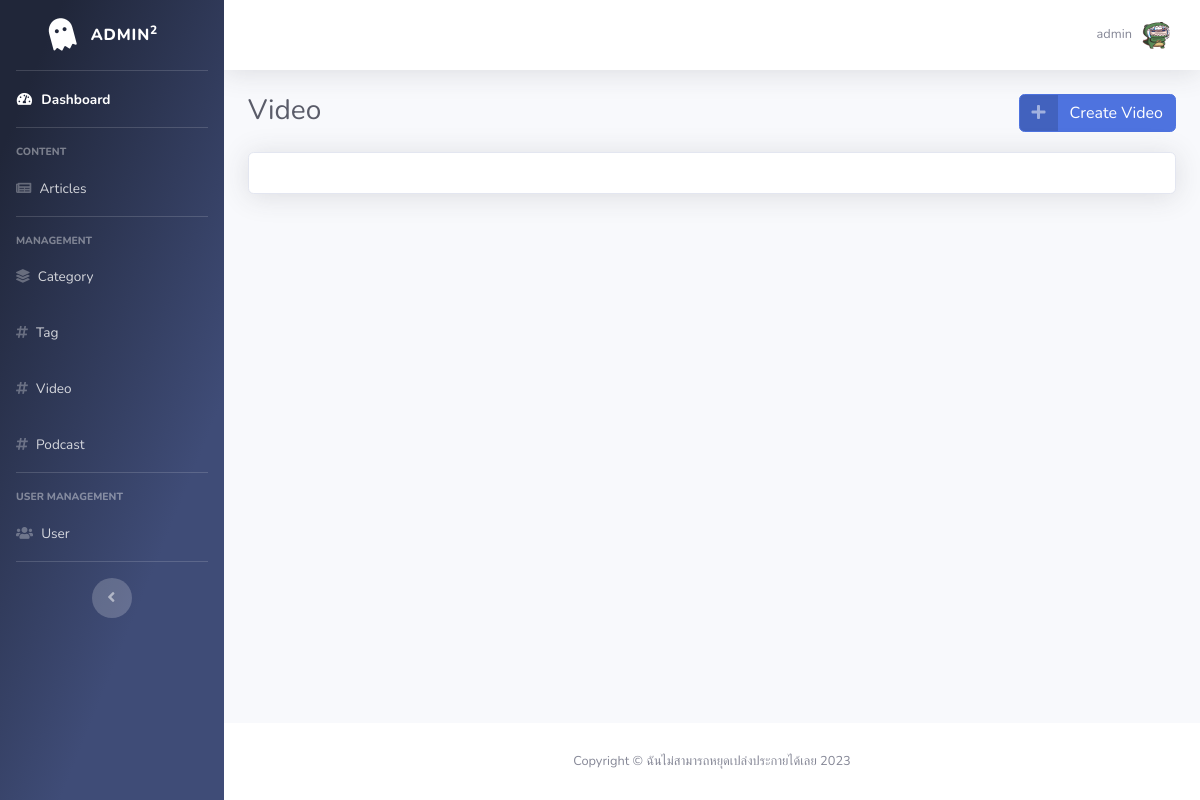
Page /backend/video.php (signed in) on the earlier database version.
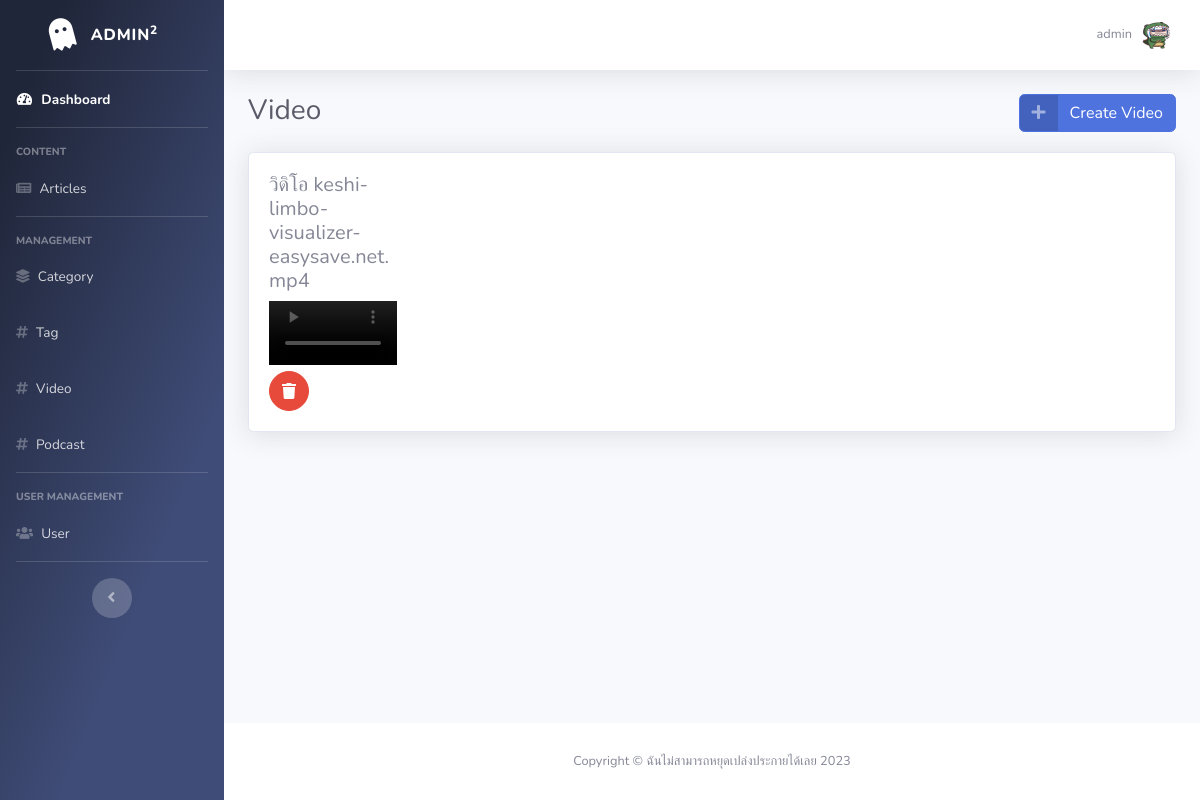
Same page on the later database version.
### tables this page shows
CREATE TABLE `videos` (
  `id` int(11) NOT NULL,
  `name` varchar(255) NOT NULL,
  `location` varchar(255) NOT NULL
);

### backend/video.php (the view, shortened to what this page needs)
<?php
$userRole = $_SESSION['role'];
include("connect/connect.php");
?>
<!DOCTYPE html>
<html lang="en">
<head>
    <link href="vendor/fontawesome-free/css/all.min.css" rel="stylesheet" type="text/css">
    <link href="css/sb-admin-2.css" rel="stylesheet">
</head>
<body id="page-top">
    <div id="wrapper">
        <?php include('./components/sidebar.php') ?>
        <div id="content-wrapper" class="d-flex flex-column">
            <div id="content">
                <?php include('./components/topbar.php') ?>
                <div class="container-fluid">
                    <div class="d-flex justify-content-between">
                        <h1 class="h3 mb-4 text-gray-800">Video</h1>
                        <div>
                            <a href="#" data-toggle="modal" data-target="#createModal" class="btn btn-primary btn-icon-split">
                                <span class="icon text-white-50">
                                    <i class="fas fa-plus"></i>
                                </span>
                                <span class="text">Create Video</span>
                            </a>
                        </div>
                    </div>
                    <div class="card shadow mb-4">
                        <div class="card-body">
                            <div class="row">
                                <?php
                                $fetchVideos = mysqli_query($conn, "SELECT * FROM videos ORDER BY id DESC");
                                while ($row = mysqli_fetch_assoc($fetchVideos)) {
                                    $location = $row['location'];
                                    $Vidname = $row['name'];
                                ?>
                                    <div class="col-2">
                                        <h5>วิดิโอ <?php echo $Vidname; ?></h5>
                                        <video src='<?php echo $location; ?>' class="img-fluid" controls height='320px'></video>
                                        <?php if ($userRole == '1') { ?>
                                            <a href="#delModal" class="btn btn-danger btn-circle trash" data-id="<?php echo $row['id'] ?>" role="button" data-toggle="modal" data-name="<?php echo $row['name'] ?>">
                                                <i class="fas fa-trash"></i>
                                            </a>
                                        <?php } ?>
                                    </div>
                                <?php
                                }
                                ?>
                            </div>
                        </div>
                    </div>
                </div>
            </div>
            <footer class="sticky-footer bg-white">
                <div class="container my-auto">
                    <div class="copyright text-center my-auto">
                        <span>Copyright &copy; ฉันไม่สามารถหยุดเปล่งประกายได้เลย <?php echo date("Y"); ?></span>
                    </div>
                </div>
            </footer>
        </div>
    </div>
</body>
</html>

Differences in the rows shown:
added videos: name "keshi-limbo-visualizer-easysave.net.mp4"
